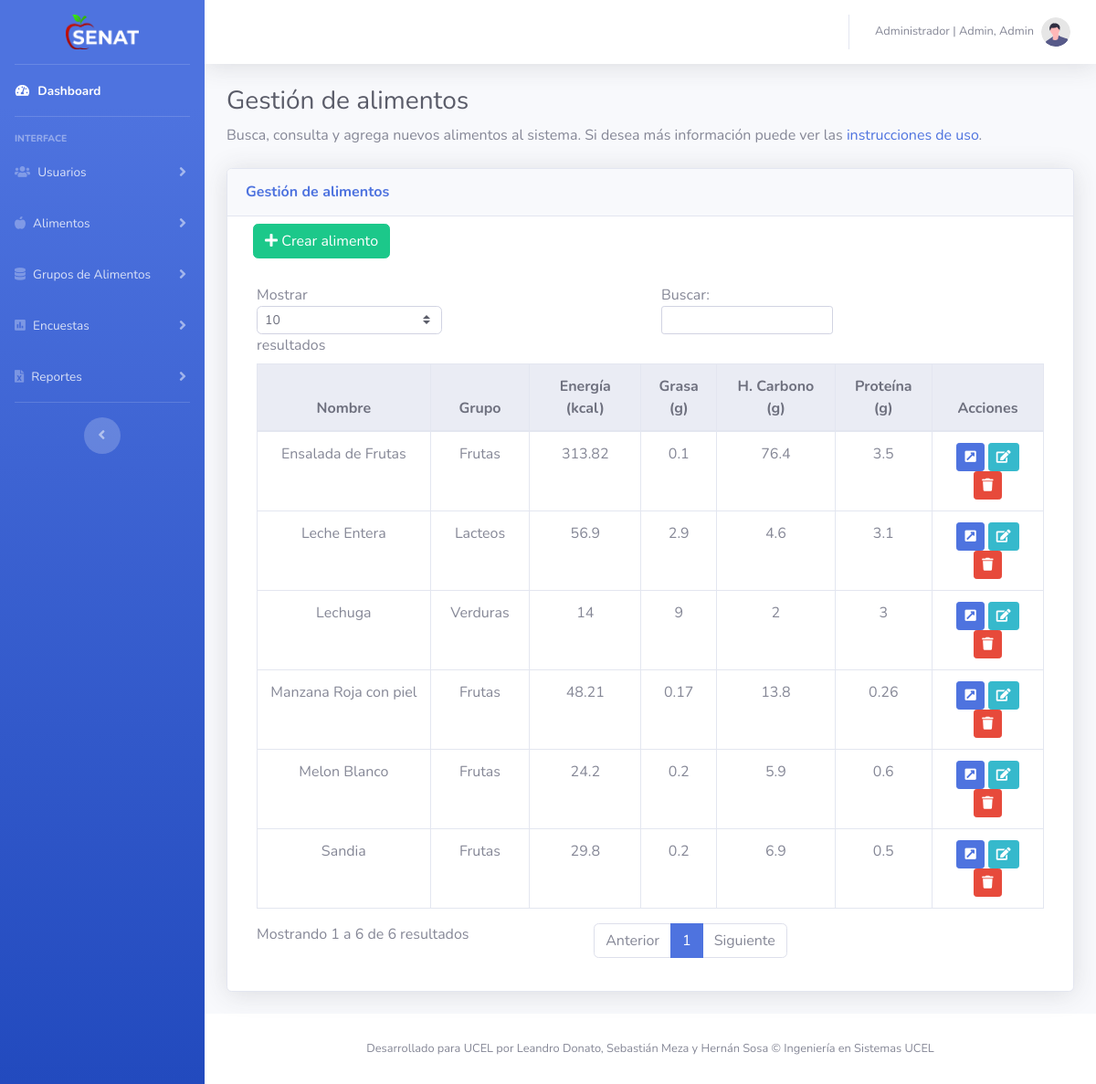
The page /assets/pages/Alimentos/gestionAlimentos.php (signed in) on the database its author committed.
### tables this page shows
CREATE TABLE `usuario` (
  `idusuario` int(11) NOT NULL,
  `dni` varchar(200) NOT NULL,
  `clave` varchar(200) NOT NULL,
  `nombre` varchar(200) NOT NULL,
  `apellido` varchar(200) NOT NULL,
  `rol` varchar(200) NOT NULL,
  `correo` varchar(200) NOT NULL,
  `foto` varchar(200) NOT NULL,
  `estado` int(1) NOT NULL
);

CREATE TABLE `alimentos` (
  `idalimentos` int(11) NOT NULL,
  `nombre` varchar(200) NOT NULL,
  `cant` float NOT NULL,
  `umedida` varchar(200) NOT NULL,
  `porcion1` float NOT NULL,
  `porcion2` float NOT NULL,
  `porcion3` float NOT NULL,
  `porcion4` float NOT NULL,
  `grupo` varchar(200) NOT NULL,
  `energia` float NOT NULL,
  `grasa` float NOT NULL,
  `hcarbono` float NOT NULL,
  `proteina` float NOT NULL,
  `colesterol` float NOT NULL,
  `falimentaria` float NOT NULL,
  `sodio` float NOT NULL,
  `agua` float NOT NULL,
  `vitaminaa` float NOT NULL,
  `vitaminab6` float NOT NULL,
  `vitaminab12` float NOT NULL,
  `vitaminac` float NOT NULL,
  `vitaminad` float NOT NULL,
  `vitaminae` float NOT NULL,
  `vitaminak` float NOT NULL,
  `almidon` float NOT NULL,
  `lactosa` float NOT NULL,
  `alcohol` float NOT NULL,
  `cafeina` float NOT NULL,
  `azucares` float NOT NULL,
  `calcio` float NOT NULL,
  `hierro` float NOT NULL,
  `magnesio` float NOT NULL,
  `fosforo` float NOT NULL,
  `cinc` float NOT NULL,
  `cobre` float NOT NULL,
  `fluor` float NOT NULL,
  `manganeso` float NOT NULL,
  `selenio` float NOT NULL,
  `tiamina` float NOT NULL,
  `acpant` float NOT NULL,
  `riboflavina` float NOT NULL,
  `niacina` float NOT NULL,
  `folato` float NOT NULL,
  `acfolico` float NOT NULL,
  `grasast` float NOT NULL,
  `grasasmi` float NOT NULL,
  `grasaspi` float NOT NULL,
  `cloruro` float NOT NULL,
  `caroteno` float NOT NULL,
  `estado` int(11) NOT NULL
);

### assets/pages/Alimentos/gestionAlimentos.php (the view, shortened to what this page needs)
<?php
include("../../../includes/conectar.php");
include("../../../utils/menu.php");
include("../../../utils/navbar.php");
include("../../../utils/footer.php");
?>
<!DOCTYPE html>
<html lang="es">
<head>
  <link href="../../../vendor/fontawesome-free/css/all.min.css" rel="stylesheet" type="text/css">
  <link href="../../../css/sb-admin-2.css" rel="stylesheet">
  <link rel="stylesheet" href="../../../css/estilos.css">
</head>
<body id="page-top">
  <div id="wrapper">
    <?php
    echo $menuAlimentos;
    ?>
    <div id="content-wrapper" class="d-flex flex-column">
      <div id="content">
        <?php
        echo $navbar;
        ?>
        <div class="container-fluid">
          <h1 class="h3 mb-2 text-gray-800">Gestión de alimentos</h1>
          <p class="mb-4">Busca, consulta y agrega nuevos alimentos al sistema. Si desea más información puede
            ver las <a target="_blank" href="#">instrucciones de uso</a>.</p>
          <div class="card shadow mb-4">
            <div class="card-header py-3">
              <h6 class="m-0 font-weight-bold text-primary">Gestión de alimentos</h6>
            </div>
            <div class="row">
              <div class="col">
                <div class="navbar justify-content-start">
                  <a class="btn btn-success" href="crearAlimento.php" role="button"><i class="fas fa-plus"></i> Crear
                    alimento</a>
                </div>
              </div>
            </div>
            <div class="card-body">
              <div class="table-responsive">
                <table class="table table-bordered" id="dataTableAlimentos" width="100%" cellspacing="0">
                  <thead class="thead-light">
                    <tr>
                      <th class="text-center">Nombre</th>
                      <th class="text-center">Grupo</th>
                      <th class="text-center">Energía (kcal)</th>
                      <th class="text-center">Grasa (g)</th>
                      <th class="text-center">H. Carbono (g)</th>
                      <th class="text-center">Proteína (g)</th>
                      <th class="text-center">Acciones</th>
                    </tr>
                  </thead>
                  <tbody>
                    <?php
                    $dbquery = mysqli_query($conect, "SELECT * FROM alimentos");
                    $cantA = mysqli_num_rows($dbquery);
                    if ($cantA > 0) {
                      while ($db = $dbquery->fetch_array()) {
                        $dbs[] = $db;
                      }
                      foreach ($dbs as $db) {
                        if($db['estado']==1){
                        $queryGrupoElim=mysqli_query($conect, "SELECT * FROM grupos");
                        $validarGrupoElim=false;
                        if(mysqli_num_rows($queryGrupoElim)!=0){
                          while($dbGrupoElim=$queryGrupoElim->fetch_assoc()){
                            if($db['grupo']==$dbGrupoElim['nombres']){
                              $validarGrupoElim=true;
                            }
                          }
                        }
                        if($validarGrupoElim){
                          $nombreGrupoElim=$db['grupo'] ;
                        }else{
                          $nombreGrupoElim='<span class="noGroup">Sin Grupo</span>';
                        }
                        echo '<tr>
                        <td class="text-center">' . $db['nombre'] . '</td>
                        <td class="text-center">' . $nombreGrupoElim. '</td>
                        <td class="text-center">' . $db['energia'] . '</td>
                        <td class="text-center">' . $db['grasa'] . '</td>
                        <td class="text-center">' . $db['hcarbono'] . '</td>
                        <td class="text-center">' . $db['proteina'] . '</td>
                        <td class="text-center">
                          <a class="btn btn-primary btn-sm" href="visualizarAlimento.php?idAlimento=' . $db['idalimentos'] . '" role="button"><i
                              class="fas fa-external-link-square-alt"></i></a>
                          <a class="btn btn-info btn-sm" href="editarAlimento.php?editarAlimento=' . $db['idalimentos'] . '" role="button"><i class="fas fa-edit"></i></a>
                          <button type="button" class="btn btn-danger btn-sm" data-toggle="modal"
                            data-target="#borrarAlimentoModal' . $db['idalimentos'] . '" >
                            <i class="fas fa-trash"></i>
                          </button>
                        </td>
                      </tr>';
                      }
                      }
                    }
                    ?>
                  </tbody>
                </table>
              </div>
            </div>
          </div>
        </div>
      </div>
      <?php echo $footer; ?>
    </div>
  </div>
</body>
</html>

### utils/navbar.php (shortened to what this page needs)
<?php
$u=$_SESSION['user'];
$c=mysqli_query($conect, "SELECT * FROM usuario WHERE dni='$u'");
$a=mysqli_fetch_assoc($c);
if($a['rol']==1){
  $rol='Administrador';
}else{
  $rol='Nutricionista';
}
if($a['foto']==''){
  $foto='undraw_profile.svg';
}else{
  $foto=$a['dni'].'.jpg';
}
$navbar='
<nav class="navbar navbar-expand navbar-light bg-white topbar mb-4 static-top shadow">
  <button id="sidebarToggleTop" class="btn btn-link d-md-none rounded-circle mr-3">
    <i class="fa fa-bars"></i>
  </button>
  <ul class="navbar-nav ml-auto">
    <div class="topbar-divider d-none d-sm-block"></div>
    <li class="nav-item dropdown no-arrow">
      <a class="nav-link dropdown-toggle" href="#" id="userDropdown" role="button" data-toggle="dropdown"
        aria-haspopup="true" aria-expanded="false">
        <span class="mr-2 d-none d-lg-inline text-gray-600 small">'.$rol.' | '.$a['apellido'].', '.$a['nombre'].'</span>
        <img class="img-profile rounded-circle" src="../../img/ImgUsuarios/'.$foto.'">
        </a>
      <div class="dropdown-menu dropdown-menu-right shadow animated--grow-in" aria-labelledby="userDropdown">
        <a class="dropdown-item" href="#" data-toggle="modal" data-target="#logoutModal">
          <i class="fas fa-sign-out-alt fa-sm fa-fw mr-2 text-gray-400"></i>
          Cerrar sesión
        </a>
      </div>
    </li>
  </ul>
</nav>
';
?>

### css/estilos.css (style rules this page uses)
p { margin: 0; }
.row { margin: 0; }

### rows shown on the page
usuario: rol "Administrador", apellido "Admin", nombre "Admin"
alimentos: nombre "Leche Entera", grupo "Lacteos", energia "56.9", grasa "2.9", hcarbono "4.6", proteina "3.1"
alimentos: nombre "Melon Blanco", grupo "Frutas", energia "24.2", grasa "0.2", hcarbono "5.9", proteina "0.6"
alimentos: nombre "Sandia", grupo "Frutas", energia "29.8", grasa "0.2", hcarbono "6.9", proteina "0.5"
alimentos: nombre "Ensalada de Frutas", grupo "Frutas", energia "313.82", grasa "0.1", hcarbono "76.4", proteina "3.5"
alimentos: nombre "Lechuga", grupo "Verduras", energia "14", grasa "9", hcarbono "2", proteina "3"
alimentos: nombre "Manzana Roja con piel", grupo "Frutas", energia "48.21", grasa "0.17", hcarbono "13.8", proteina "0.26"
